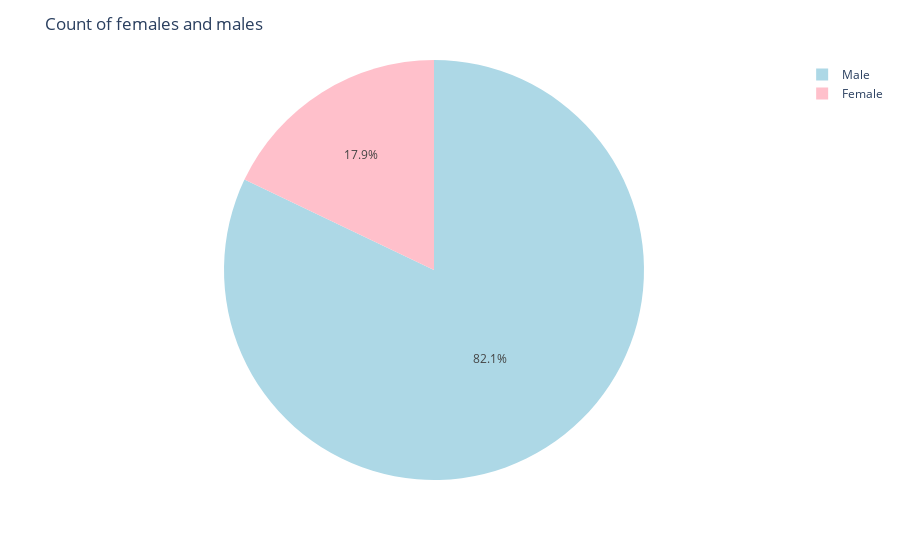

The cell this chart's notebook holds for it:
### Code cell
fig = px.pie(df_gender, values='count', names='gender', color='gender',
             color_discrete_map={'Male':'lightblue','Female':'pink'})
fig.update_layout(title_text='Count of females and males')
fig.show()

### Figure 1 — Plotly figure (JSON) as saved in the notebook; plotly's stock layout.template omitted (floating-point values rounded to 4 significant figures)
{"data": [{"customdata": [["Male"], ["Female"]], "domain": {"x": [0, 1], "y": [0, 1]}, "hovertemplate": "gender=%{customdata[0]}<br>count=%{value}<extra></extra>", "labels": ["Male", "Female"], "legendgroup": "", "marker": {"colors": ["lightblue", "pink"]}, "name": "", "showlegend": true, "type": "pie", "values": [394, 86]}], "layout": {"legend": {"tracegroupgap": 0}, "margin": {"t": 60}, "title": {"text": "Count of females and males"}}}
